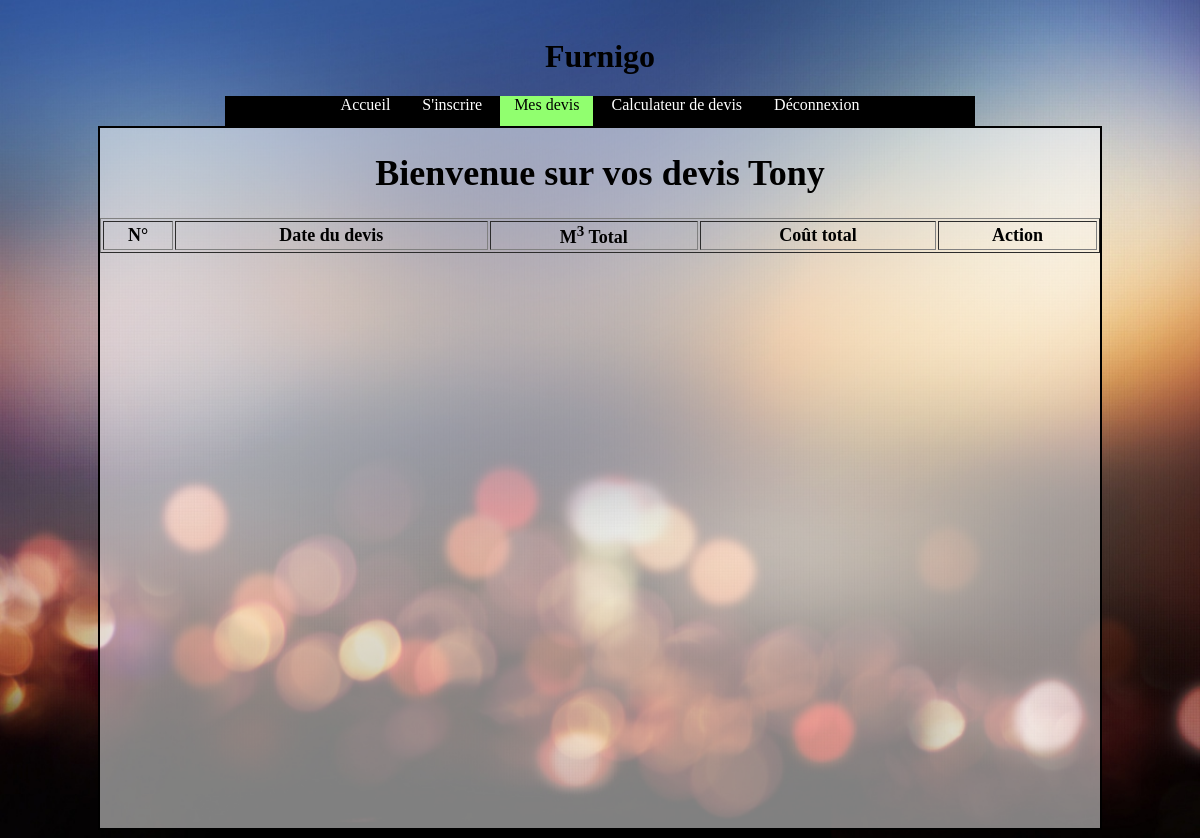
The app's page /Furnigo/devis.php (signed in), older data.
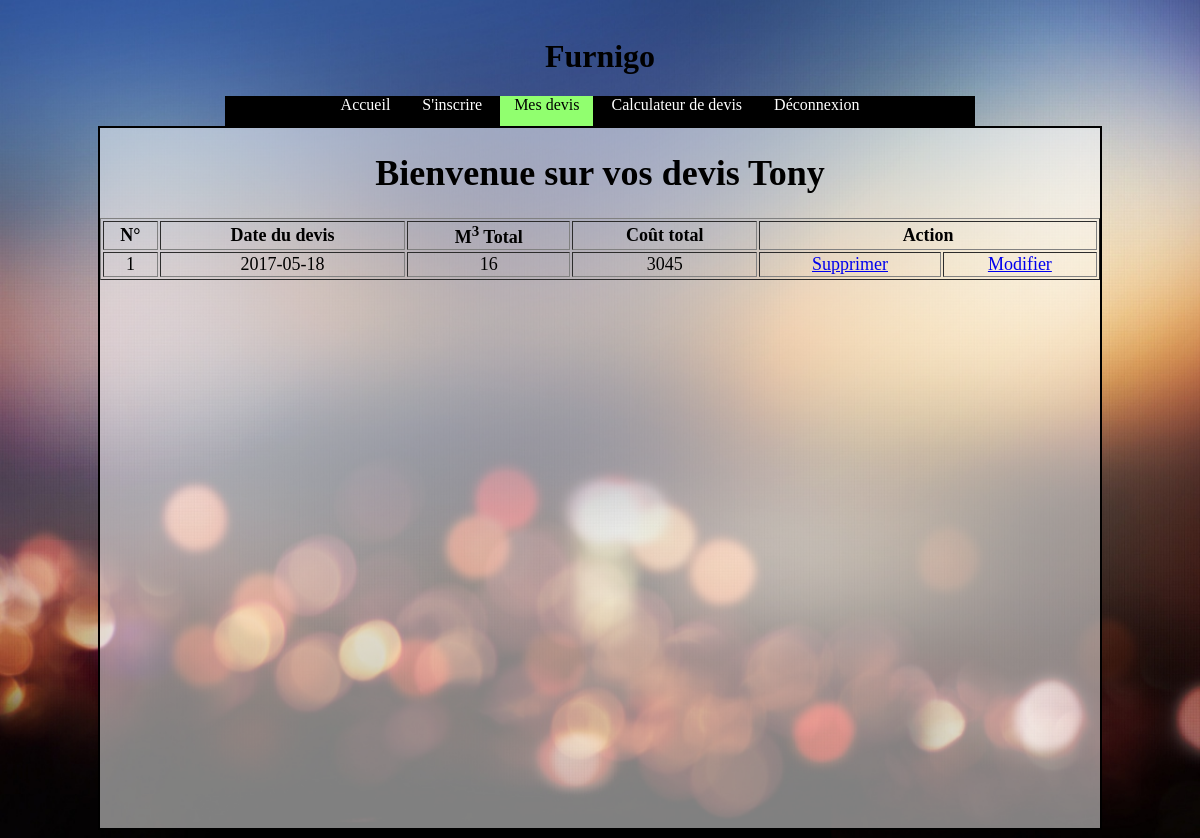
The same page, newer data.
### tables this page shows
CREATE TABLE IF NOT EXISTS `t_devis` (
  `idDevis` int(11) NOT NULL AUTO_INCREMENT,
  `Montant` int(11) NOT NULL,
  `DateDevis` date NOT NULL,
  `TotalM3` int(11) NOT NULL,
  `idClient` int(11) NOT NULL,
  PRIMARY KEY (`idDevis`),
  KEY `FK_T_DEVIS_idClient` (`idClient`)
);

### Furnigo/quotation.php (called while the page is built, shortened)
<?php
function GetQuotation($idUser){
    $db = connectdb();
    $sql = $db->prepare("SELECT * FROM t_devis WHERE idClient = :idUser");
    $sql->bindParam(':idUser',$idUser,PDO::PARAM_INT);
    if($sql->execute()){
        return $sql->fetchAll(PDO::FETCH_ASSOC);
    }
    else{
        return false;
    }
}

### Furnigo/devis.php (the view, shortened to what this page needs)
<?php
require_once 'quotation.php';
$devis = GetQuotation($_SESSION['idUser']);
?>
<!DOCTYPE html>
<html>
    <head>
        <link rel="stylesheet" type="text/css" href="css/style.css">
    </head>
    <body>
    <center>
        <div id="title"><h1>Furnigo</h1></div>
        <nav>
            <ul>
                <li><a href="index.php">Accueil</a></li>
                <li><a href="inscription.php">S'inscrire</a></li>
                <li><a href="devis.php" class="active">Mes devis</a></li>
                <li><a href="calculateur.php">Calculateur de devis</a></li>
                <?php if (isset($_SESSION['name'])) { ?>
                    <li><a href="logout.php">Déconnexion</a></li>
                <?php } ?>
            </ul>
        </nav>
        <div id="content">
            <?php echo "<h1>Bienvenue sur vos devis " . $_SESSION['name'] . '</h1>'; ?>
            <table border="1" width="100%">
                <th>N°</th>
                <th>Date du devis</th>
                <th>M<sup>3</sup> Total</th>
                <th>Coût total</th>
                <th colspan="2">Action</th>
                <?php
                $persoCounter = 1;
                foreach ($devis as $devi):
                    ?>
                    <tr>
                        <td style="text-align: center"><?php echo $persoCounter ?></td>
                        <td style="text-align: center"><?php echo $devi['DateDevis'] ?></td>
                        <td style="text-align: center"><?php echo $devi['TotalM3'] ?></td>
                        <td style="text-align: center"><?php echo $devi['Montant'] ?></td>
                        <td style="text-align: center"><a href="devis.php?id=<?php echo $devi['idDevis'] ?>">Supprimer</a></td>
                        <td style="text-align: center"><a href="modifier.php?id=<?php echo $devi['idDevis'] ?>">Modifier</a></td>
                    </tr>
                    <?php $persoCounter++;
                endforeach;
                ?>
            </table>
        </div>
    </center>
</body>
</html>

### Furnigo/css/style.css (style rules this page uses)
#title { margin-top: 1cm; text-align: center; list-style-type: none; }
nav { alignment-adjust: middle; background-color: black; height: 30px; width: 750px; }
ul { list-style-type: none; margin: 0; padding: 0; overflow: hidden; }
li { display: inline-block; vertical-align: middle; height: 30px; }
li a { color: white; text-align: center; padding: 14px; text-decoration: none; height: 30px; }
.active { background-color: #91FF6F; color: black; }
#content { width: 1000px; height: 700px; background: -moz-linear-gradient(top, rgba(255,255,255,0.5) 0%, rgba(255,255,255,0.5) 100%); background: -webkit-linear-gradient(top, rgba(255,255,255,0.5) 0%,rgba(255,255,255,0.5) 100%); background: linear-gradient(to bottom, rgba(255,255,255,0.5) 0%,rgba(255,255,255,0.5) 100%); filter: progid:DXImageTransform.Microsoft.gradient( startColorstr='#80ffffff', endColorstr='#80ffffff',GradientType=0 ); overflow: auto; border: 2px solid black; font-size: large; }
body { background: url("../img/background.jpg") no-repeat center center fixed; background-size: cover; }

Row changes from the older to the newer data that the page shows:
added t_devis: DateDevis "2017-05-18", TotalM3 "16", Montant "3045"
